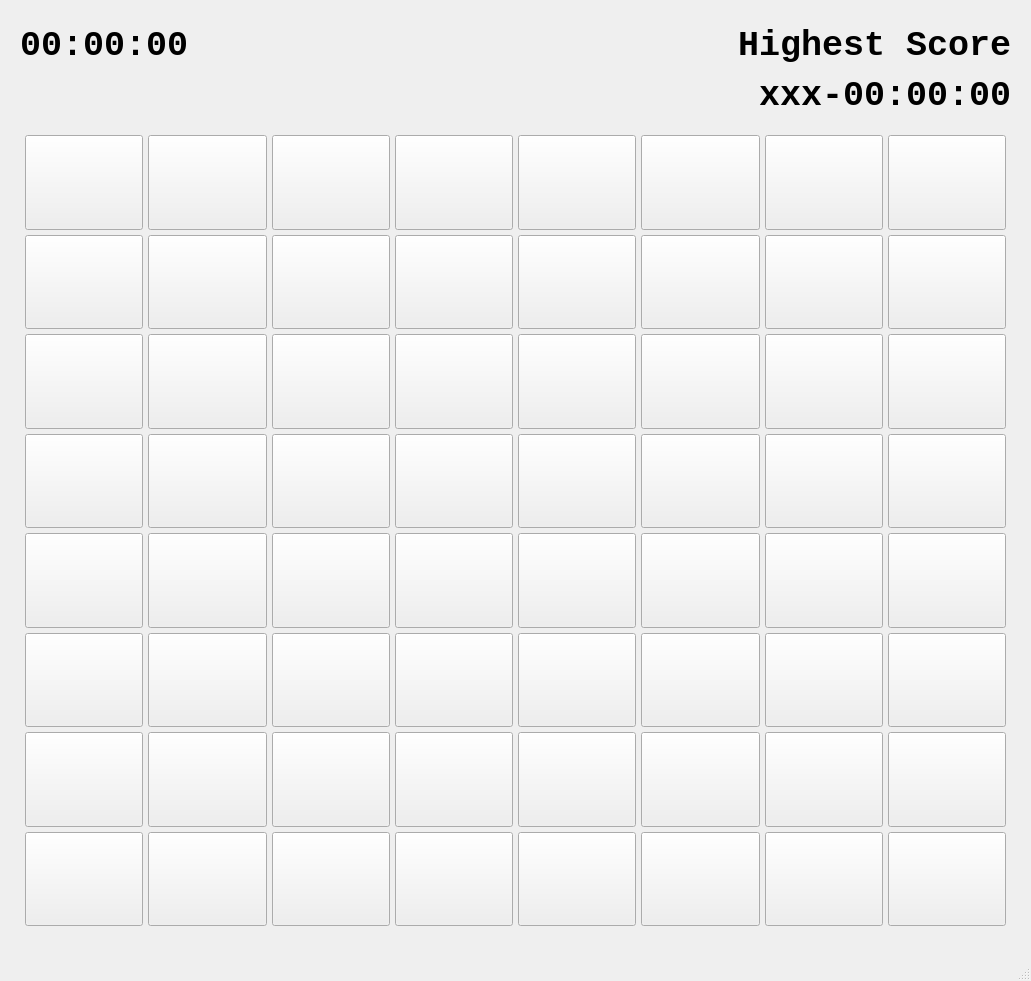
<?xml version="1.0" encoding="UTF-8"?>
<ui version="4.0">
 <class>HardWindow</class>
 <widget class="QMainWindow" name="HardWindow">
  <property name="geometry">
   <rect>
    <x>0</x>
    <y>0</y>
    <width>1031</width>
    <height>981</height>
   </rect>
  </property>
  <property name="minimumSize">
   <size>
    <width>1031</width>
    <height>981</height>
   </size>
  </property>
  <property name="maximumSize">
   <size>
    <width>1031</width>
    <height>981</height>
   </size>
  </property>
  <property name="windowTitle">
   <string>MainWindow</string>
  </property>
  <widget class="QWidget" name="centralwidget">
   <widget class="QWidget" name="gridLayoutWidget">
    <property name="geometry">
     <rect>
      <x>20</x>
      <y>130</y>
      <width>991</width>
      <height>801</height>
     </rect>
    </property>
    <layout class="QGridLayout" name="gridLayout">
     <property name="leftMargin">
      <number>5</number>
     </property>
     <property name="topMargin">
      <number>5</number>
     </property>
     <property name="rightMargin">
      <number>5</number>
     </property>
     <property name="bottomMargin">
      <number>5</number>
     </property>
     <property name="spacing">
      <number>5</number>
     </property>
     <item row="0" column="3">
      <widget class="QPushButton" name="pushButton_25">
       <property name="sizePolicy">
        <sizepolicy hsizetype="Minimum" vsizetype="Minimum">
         <horstretch>0</horstretch>
         <verstretch>0</verstretch>
        </sizepolicy>
       </property>
       <property name="text">
        <string/>
       </property>
      </widget>
     </item>
     <item row="2" column="3">
      <widget class="QPushButton" name="pushButton_27">
       <property name="sizePolicy">
        <sizepolicy hsizetype="Minimum" vsizetype="Minimum">
         <horstretch>0</horstretch>
         <verstretch>0</verstretch>
        </sizepolicy>
       </property>
       <property name="text">
        <string/>
       </property>
      </widget>
     </item>
     <item row="0" column="2">
      <widget class="QPushButton" name="pushButton_17">
       <property name="sizePolicy">
        <sizepolicy hsizetype="Minimum" vsizetype="Minimum">
         <horstretch>0</horstretch>
         <verstretch>0</verstretch>
        </sizepolicy>
       </property>
       <property name="text">
        <string/>
       </property>
      </widget>
     </item>
     <item row="1" column="6">
      <widget class="QPushButton" name="pushButton_50">
       <property name="sizePolicy">
        <sizepolicy hsizetype="Minimum" vsizetype="Minimum">
         <horstretch>0</horstretch>
         <verstretch>0</verstretch>
        </sizepolicy>
       </property>
       <property name="text">
        <string/>
       </property>
      </widget>
     </item>
     <item row="0" column="5">
      <widget class="QPushButton" name="pushButton_41">
       <property name="sizePolicy">
        <sizepolicy hsizetype="Minimum" vsizetype="Minimum">
         <horstretch>0</horstretch>
         <verstretch>0</verstretch>
        </sizepolicy>
       </property>
       <property name="text">
        <string/>
       </property>
      </widget>
     </item>
     <item row="2" column="0">
      <widget class="QPushButton" name="pushButton_3">
       <property name="sizePolicy">
        <sizepolicy hsizetype="Minimum" vsizetype="Minimum">
         <horstretch>0</horstretch>
         <verstretch>0</verstretch>
        </sizepolicy>
       </property>
       <property name="text">
        <string/>
       </property>
      </widget>
     </item>
     <item row="0" column="4">
      <widget class="QPushButton" name="pushButton_33">
       <property name="sizePolicy">
        <sizepolicy hsizetype="Minimum" vsizetype="Minimum">
         <horstretch>0</horstretch>
         <verstretch>0</verstretch>
        </sizepolicy>
       </property>
       <property name="text">
        <string/>
       </property>
      </widget>
     </item>
     <item row="7" column="0">
      <widget class="QPushButton" name="pushButton_8">
       <property name="sizePolicy">
        <sizepolicy hsizetype="Minimum" vsizetype="Minimum">
         <horstretch>0</horstretch>
         <verstretch>0</verstretch>
        </sizepolicy>
       </property>
       <property name="text">
        <string/>
       </property>
      </widget>
     </item>
     <item row="4" column="5">
      <widget class="QPushButton" name="pushButton_45">
       <property name="sizePolicy">
        <sizepolicy hsizetype="Minimum" vsizetype="Minimum">
         <horstretch>0</horstretch>
         <verstretch>0</verstretch>
        </sizepolicy>
       </property>
       <property name="text">
        <string/>
       </property>
      </widget>
     </item>
     <item row="2" column="5">
      <widget class="QPushButton" name="pushButton_43">
       <property name="sizePolicy">
        <sizepolicy hsizetype="Minimum" vsizetype="Minimum">
         <horstretch>0</horstretch>
         <verstretch>0</verstretch>
        </sizepolicy>
       </property>
       <property name="text">
        <string/>
       </property>
      </widget>
     </item>
     <item row="3" column="1">
      <widget class="QPushButton" name="pushButton_12">
       <property name="sizePolicy">
        <sizepolicy hsizetype="Minimum" vsizetype="Minimum">
         <horstretch>0</horstretch>
         <verstretch>0</verstretch>
        </sizepolicy>
       </property>
       <property name="text">
        <string/>
       </property>
      </widget>
     </item>
     <item row="3" column="3">
      <widget class="QPushButton" name="pushButton_28">
       <property name="sizePolicy">
        <sizepolicy hsizetype="Minimum" vsizetype="Minimum">
         <horstretch>0</horstretch>
         <verstretch>0</verstretch>
        </sizepolicy>
       </property>
       <property name="text">
        <string/>
       </property>
      </widget>
     </item>
     <item row="1" column="5">
      <widget class="QPushButton" name="pushButton_42">
       <property name="sizePolicy">
        <sizepolicy hsizetype="Minimum" vsizetype="Minimum">
         <horstretch>0</horstretch>
         <verstretch>0</verstretch>
        </sizepolicy>
       </property>
       <property name="text">
        <string/>
       </property>
      </widget>
     </item>
     <item row="6" column="6">
      <widget class="QPushButton" name="pushButton_55">
       <property name="sizePolicy">
        <sizepolicy hsizetype="Minimum" vsizetype="Minimum">
         <horstretch>0</horstretch>
         <verstretch>0</verstretch>
        </sizepolicy>
       </property>
       <property name="text">
        <string/>
       </property>
      </widget>
     </item>
     <item row="1" column="0">
      <widget class="QPushButton" name="pushButton_2">
       <property name="sizePolicy">
        <sizepolicy hsizetype="Minimum" vsizetype="Minimum">
         <horstretch>0</horstretch>
         <verstretch>0</verstretch>
        </sizepolicy>
       </property>
       <property name="text">
        <string/>
       </property>
      </widget>
     </item>
     <item row="2" column="1">
      <widget class="QPushButton" name="pushButton_11">
       <property name="sizePolicy">
        <sizepolicy hsizetype="Minimum" vsizetype="Minimum">
         <horstretch>0</horstretch>
         <verstretch>0</verstretch>
        </sizepolicy>
       </property>
       <property name="text">
        <string/>
       </property>
      </widget>
     </item>
     <item row="6" column="1">
      <widget class="QPushButton" name="pushButton_15">
       <property name="sizePolicy">
        <sizepolicy hsizetype="Minimum" vsizetype="Minimum">
         <horstretch>0</horstretch>
         <verstretch>0</verstretch>
        </sizepolicy>
       </property>
       <property name="text">
        <string/>
       </property>
      </widget>
     </item>
     <item row="0" column="1">
      <widget class="QPushButton" name="pushButton_9">
       <property name="sizePolicy">
        <sizepolicy hsizetype="Minimum" vsizetype="Minimum">
         <horstretch>0</horstretch>
         <verstretch>0</verstretch>
        </sizepolicy>
       </property>
       <property name="text">
        <string/>
       </property>
      </widget>
     </item>
     <item row="3" column="5">
      <widget class="QPushButton" name="pushButton_44">
       <property name="sizePolicy">
        <sizepolicy hsizetype="Minimum" vsizetype="Minimum">
         <horstretch>0</horstretch>
         <verstretch>0</verstretch>
        </sizepolicy>
       </property>
       <property name="text">
        <string/>
       </property>
      </widget>
     </item>
     <item row="2" column="4">
      <widget class="QPushButton" name="pushButton_35">
       <property name="sizePolicy">
        <sizepolicy hsizetype="Minimum" vsizetype="Minimum">
         <horstretch>0</horstretch>
         <verstretch>0</verstretch>
        </sizepolicy>
       </property>
       <property name="text">
        <string/>
       </property>
      </widget>
     </item>
     <item row="2" column="2">
      <widget class="QPushButton" name="pushButton_19">
       <property name="sizePolicy">
        <sizepolicy hsizetype="Minimum" vsizetype="Minimum">
         <horstretch>0</horstretch>
         <verstretch>0</verstretch>
        </sizepolicy>
       </property>
       <property name="text">
        <string/>
       </property>
      </widget>
     </item>
     <item row="6" column="2">
      <widget class="QPushButton" name="pushButton_23">
       <property name="sizePolicy">
        <sizepolicy hsizetype="Minimum" vsizetype="Minimum">
         <horstretch>0</horstretch>
         <verstretch>0</verstretch>
        </sizepolicy>
       </property>
       <property name="text">
        <string/>
       </property>
      </widget>
     </item>
     <item row="7" column="4">
      <widget class="QPushButton" name="pushButton_40">
       <property name="sizePolicy">
        <sizepolicy hsizetype="Minimum" vsizetype="Minimum">
         <horstretch>0</horstretch>
         <verstretch>0</verstretch>
        </sizepolicy>
       </property>
       <property name="text">
        <string/>
       </property>
      </widget>
     </item>
     <item row="5" column="4">
      <widget class="QPushButton" name="pushButton_38">
       <property name="sizePolicy">
        <sizepolicy hsizetype="Minimum" vsizetype="Minimum">
         <horstretch>0</horstretch>
         <verstretch>0</verstretch>
        </sizepolicy>
       </property>
       <property name="text">
        <string/>
       </property>
      </widget>
     </item>
     <item row="3" column="6">
      <widget class="QPushButton" name="pushButton_52">
       <property name="sizePolicy">
        <sizepolicy hsizetype="Minimum" vsizetype="Minimum">
         <horstretch>0</horstretch>
         <verstretch>0</verstretch>
        </sizepolicy>
       </property>
       <property name="text">
        <string/>
       </property>
      </widget>
     </item>
     <item row="4" column="1">
      <widget class="QPushButton" name="pushButton_13">
       <property name="sizePolicy">
        <sizepolicy hsizetype="Minimum" vsizetype="Minimum">
         <horstretch>0</horstretch>
         <verstretch>0</verstretch>
        </sizepolicy>
       </property>
       <property name="text">
        <string/>
       </property>
      </widget>
     </item>
     <item row="5" column="5">
      <widget class="QPushButton" name="pushButton_46">
       <property name="sizePolicy">
        <sizepolicy hsizetype="Minimum" vsizetype="Minimum">
         <horstretch>0</horstretch>
         <verstretch>0</verstretch>
        </sizepolicy>
       </property>
       <property name="text">
        <string/>
       </property>
      </widget>
     </item>
     <item row="7" column="1">
      <widget class="QPushButton" name="pushButton_16">
       <property name="sizePolicy">
        <sizepolicy hsizetype="Minimum" vsizetype="Minimum">
         <horstretch>0</horstretch>
         <verstretch>0</verstretch>
        </sizepolicy>
       </property>
       <property name="text">
        <string/>
       </property>
      </widget>
     </item>
     <item row="5" column="0">
      <widget class="QPushButton" name="pushButton_6">
       <property name="sizePolicy">
        <sizepolicy hsizetype="Minimum" vsizetype="Minimum">
         <horstretch>0</horstretch>
         <verstretch>0</verstretch>
        </sizepolicy>
       </property>
       <property name="text">
        <string/>
       </property>
      </widget>
     </item>
     <item row="7" column="3">
      <widget class="QPushButton" name="pushButton_32">
       <property name="sizePolicy">
        <sizepolicy hsizetype="Minimum" vsizetype="Minimum">
         <horstretch>0</horstretch>
         <verstretch>0</verstretch>
        </sizepolicy>
       </property>
       <property name="text">
        <string/>
       </property>
      </widget>
     </item>
     <item row="2" column="6">
      <widget class="QPushButton" name="pushButton_51">
       <property name="sizePolicy">
        <sizepolicy hsizetype="Minimum" vsizetype="Minimum">
         <horstretch>0</horstretch>
         <verstretch>0</verstretch>
        </sizepolicy>
       </property>
       <property name="text">
        <string/>
       </property>
      </widget>
     </item>
     <item row="7" column="6">
      <widget class="QPushButton" name="pushButton_56">
       <property name="sizePolicy">
        <sizepolicy hsizetype="Minimum" vsizetype="Minimum">
         <horstretch>0</horstretch>
         <verstretch>0</verstretch>
        </sizepolicy>
       </property>
       <property name="text">
        <string/>
       </property>
      </widget>
     </item>
     <item row="4" column="0">
      <widget class="QPushButton" name="pushButton_5">
       <property name="sizePolicy">
        <sizepolicy hsizetype="Minimum" vsizetype="Minimum">
         <horstretch>0</horstretch>
         <verstretch>0</verstretch>
        </sizepolicy>
       </property>
       <property name="text">
        <string/>
       </property>
      </widget>
     </item>
     <item row="5" column="1">
      <widget class="QPushButton" name="pushButton_14">
       <property name="sizePolicy">
        <sizepolicy hsizetype="Minimum" vsizetype="Minimum">
         <horstretch>0</horstretch>
         <verstretch>0</verstretch>
        </sizepolicy>
       </property>
       <property name="text">
        <string/>
       </property>
      </widget>
     </item>
     <item row="3" column="2">
      <widget class="QPushButton" name="pushButton_20">
       <property name="sizePolicy">
        <sizepolicy hsizetype="Minimum" vsizetype="Minimum">
         <horstretch>0</horstretch>
         <verstretch>0</verstretch>
        </sizepolicy>
       </property>
       <property name="text">
        <string/>
       </property>
      </widget>
     </item>
     <item row="1" column="3">
      <widget class="QPushButton" name="pushButton_26">
       <property name="sizePolicy">
        <sizepolicy hsizetype="Minimum" vsizetype="Minimum">
         <horstretch>0</horstretch>
         <verstretch>0</verstretch>
        </sizepolicy>
       </property>
       <property name="text">
        <string/>
       </property>
      </widget>
     </item>
     <item row="6" column="5">
      <widget class="QPushButton" name="pushButton_47">
       <property name="sizePolicy">
        <sizepolicy hsizetype="Minimum" vsizetype="Minimum">
         <horstretch>0</horstretch>
         <verstretch>0</verstretch>
        </sizepolicy>
       </property>
       <property name="text">
        <string/>
       </property>
      </widget>
     </item>
     <item row="5" column="3">
      <widget class="QPushButton" name="pushButton_30">
       <property name="sizePolicy">
        <sizepolicy hsizetype="Minimum" vsizetype="Minimum">
         <horstretch>0</horstretch>
         <verstretch>0</verstretch>
        </sizepolicy>
       </property>
       <property name="text">
        <string/>
       </property>
      </widget>
     </item>
     <item row="5" column="6">
      <widget class="QPushButton" name="pushButton_54">
       <property name="sizePolicy">
        <sizepolicy hsizetype="Minimum" vsizetype="Minimum">
         <horstretch>0</horstretch>
         <verstretch>0</verstretch>
        </sizepolicy>
       </property>
       <property name="text">
        <string/>
       </property>
      </widget>
     </item>
     <item row="1" column="4">
      <widget class="QPushButton" name="pushButton_34">
       <property name="sizePolicy">
        <sizepolicy hsizetype="Minimum" vsizetype="Minimum">
         <horstretch>0</horstretch>
         <verstretch>0</verstretch>
        </sizepolicy>
       </property>
       <property name="text">
        <string/>
       </property>
      </widget>
     </item>
     <item row="4" column="4">
      <widget class="QPushButton" name="pushButton_37">
       <property name="sizePolicy">
        <sizepolicy hsizetype="Minimum" vsizetype="Minimum">
         <horstretch>0</horstretch>
         <verstretch>0</verstretch>
        </sizepolicy>
       </property>
       <property name="text">
        <string/>
       </property>
      </widget>
     </item>
     <item row="3" column="0">
      <widget class="QPushButton" name="pushButton_4">
       <property name="sizePolicy">
        <sizepolicy hsizetype="Minimum" vsizetype="Minimum">
         <horstretch>0</horstretch>
         <verstretch>0</verstretch>
        </sizepolicy>
       </property>
       <property name="text">
        <string/>
       </property>
      </widget>
     </item>
     <item row="4" column="3">
      <widget class="QPushButton" name="pushButton_29">
       <property name="sizePolicy">
        <sizepolicy hsizetype="Minimum" vsizetype="Minimum">
         <horstretch>0</horstretch>
         <verstretch>0</verstretch>
        </sizepolicy>
       </property>
       <property name="text">
        <string/>
       </property>
      </widget>
     </item>
     <item row="6" column="4">
      <widget class="QPushButton" name="pushButton_39">
       <property name="sizePolicy">
        <sizepolicy hsizetype="Minimum" vsizetype="Minimum">
         <horstretch>0</horstretch>
         <verstretch>0</verstretch>
        </sizepolicy>
       </property>
       <property name="text">
        <string/>
       </property>
      </widget>
     </item>
     <item row="6" column="0">
      <widget class="QPushButton" name="pushButton_7">
       <property name="sizePolicy">
        <sizepolicy hsizetype="Minimum" vsizetype="Minimum">
         <horstretch>0</horstretch>
         <verstretch>0</verstretch>
        </sizepolicy>
       </property>
       <property name="text">
        <string/>
       </property>
      </widget>
     </item>
     <item row="4" column="6">
      <widget class="QPushButton" name="pushButton_53">
       <property name="sizePolicy">
        <sizepolicy hsizetype="Minimum" vsizetype="Minimum">
         <horstretch>0</horstretch>
         <verstretch>0</verstretch>
        </sizepolicy>
       </property>
       <property name="text">
        <string/>
       </property>
      </widget>
     </item>
     <item row="1" column="2">
      <widget class="QPushButton" name="pushButton_18">
       <property name="sizePolicy">
        <sizepolicy hsizetype="Minimum" vsizetype="Minimum">
         <horstretch>0</horstretch>
         <verstretch>0</verstretch>
        </sizepolicy>
       </property>
       <property name="text">
        <string/>
       </property>
      </widget>
     </item>
     <item row="6" column="3">
      <widget class="QPushButton" name="pushButton_31">
       <property name="sizePolicy">
        <sizepolicy hsizetype="Minimum" vsizetype="Minimum">
         <horstretch>0</horstretch>
         <verstretch>0</verstretch>
        </sizepolicy>
       </property>
       <property name="text">
        <string/>
       </property>
      </widget>
     </item>
     <item row="7" column="2">
      <widget class="QPushButton" name="pushButton_24">
       <property name="sizePolicy">
        <sizepolicy hsizetype="Minimum" vsizetype="Minimum">
         <horstretch>0</horstretch>
         <verstretch>0</verstretch>
        </sizepolicy>
       </property>
       <property name="text">
        <string/>
       </property>
      </widget>
     </item>
     <item row="7" column="5">
      <widget class="QPushButton" name="pushButton_48">
       <property name="sizePolicy">
        <sizepolicy hsizetype="Minimum" vsizetype="Minimum">
         <horstretch>0</horstretch>
         <verstretch>0</verstretch>
        </sizepolicy>
       </property>
       <property name="text">
        <string/>
       </property>
      </widget>
     </item>
     <item row="1" column="1">
      <widget class="QPushButton" name="pushButton_10">
       <property name="sizePolicy">
        <sizepolicy hsizetype="Minimum" vsizetype="Minimum">
         <horstretch>0</horstretch>
         <verstretch>0</verstretch>
        </sizepolicy>
       </property>
       <property name="text">
        <string/>
       </property>
      </widget>
     </item>
     <item row="5" column="2">
      <widget class="QPushButton" name="pushButton_22">
       <property name="sizePolicy">
        <sizepolicy hsizetype="Minimum" vsizetype="Minimum">
         <horstretch>0</horstretch>
         <verstretch>0</verstretch>
        </sizepolicy>
       </property>
       <property name="text">
        <string/>
       </property>
      </widget>
     </item>
     <item row="3" column="4">
      <widget class="QPushButton" name="pushButton_36">
       <property name="sizePolicy">
        <sizepolicy hsizetype="Minimum" vsizetype="Minimum">
         <horstretch>0</horstretch>
         <verstretch>0</verstretch>
        </sizepolicy>
       </property>
       <property name="text">
        <string/>
       </property>
      </widget>
     </item>
     <item row="0" column="6">
      <widget class="QPushButton" name="pushButton_49">
       <property name="sizePolicy">
        <sizepolicy hsizetype="Minimum" vsizetype="Minimum">
         <horstretch>0</horstretch>
         <verstretch>0</verstretch>
        </sizepolicy>
       </property>
       <property name="text">
        <string/>
       </property>
      </widget>
     </item>
     <item row="0" column="0">
      <widget class="QPushButton" name="pushButton_1">
       <property name="sizePolicy">
        <sizepolicy hsizetype="Minimum" vsizetype="Minimum">
         <horstretch>0</horstretch>
         <verstretch>0</verstretch>
        </sizepolicy>
       </property>
       <property name="text">
        <string/>
       </property>
      </widget>
     </item>
     <item row="4" column="2">
      <widget class="QPushButton" name="pushButton_21">
       <property name="sizePolicy">
        <sizepolicy hsizetype="Minimum" vsizetype="Minimum">
         <horstretch>0</horstretch>
         <verstretch>0</verstretch>
        </sizepolicy>
       </property>
       <property name="text">
        <string/>
       </property>
      </widget>
     </item>
     <item row="0" column="7">
      <widget class="QPushButton" name="pushButton_57">
       <property name="sizePolicy">
        <sizepolicy hsizetype="Minimum" vsizetype="Minimum">
         <horstretch>0</horstretch>
         <verstretch>0</verstretch>
        </sizepolicy>
       </property>
       <property name="text">
        <string/>
       </property>
      </widget>
     </item>
     <item row="1" column="7">
      <widget class="QPushButton" name="pushButton_58">
       <property name="sizePolicy">
        <sizepolicy hsizetype="Minimum" vsizetype="Minimum">
         <horstretch>0</horstretch>
         <verstretch>0</verstretch>
        </sizepolicy>
       </property>
       <property name="text">
        <string/>
       </property>
      </widget>
     </item>
     <item row="2" column="7">
      <widget class="QPushButton" name="pushButton_59">
       <property name="sizePolicy">
        <sizepolicy hsizetype="Minimum" vsizetype="Minimum">
         <horstretch>0</horstretch>
         <verstretch>0</verstretch>
        </sizepolicy>
       </property>
       <property name="text">
        <string/>
       </property>
      </widget>
     </item>
     <item row="3" column="7">
      <widget class="QPushButton" name="pushButton_60">
       <property name="sizePolicy">
        <sizepolicy hsizetype="Minimum" vsizetype="Minimum">
         <horstretch>0</horstretch>
         <verstretch>0</verstretch>
        </sizepolicy>
       </property>
       <property name="text">
        <string/>
       </property>
      </widget>
     </item>
     <item row="4" column="7">
      <widget class="QPushButton" name="pushButton_61">
       <property name="sizePolicy">
        <sizepolicy hsizetype="Minimum" vsizetype="Minimum">
         <horstretch>0</horstretch>
         <verstretch>0</verstretch>
        </sizepolicy>
       </property>
       <property name="text">
        <string/>
       </property>
      </widget>
     </item>
     <item row="5" column="7">
      <widget class="QPushButton" name="pushButton_62">
       <property name="sizePolicy">
        <sizepolicy hsizetype="Minimum" vsizetype="Minimum">
         <horstretch>0</horstretch>
         <verstretch>0</verstretch>
        </sizepolicy>
       </property>
       <property name="text">
        <string/>
       </property>
      </widget>
     </item>
     <item row="6" column="7">
      <widget class="QPushButton" name="pushButton_63">
       <property name="sizePolicy">
        <sizepolicy hsizetype="Minimum" vsizetype="Minimum">
         <horstretch>0</horstretch>
         <verstretch>0</verstretch>
        </sizepolicy>
       </property>
       <property name="text">
        <string/>
       </property>
      </widget>
     </item>
     <item row="7" column="7">
      <widget class="QPushButton" name="pushButton_64">
       <property name="sizePolicy">
        <sizepolicy hsizetype="Minimum" vsizetype="Minimum">
         <horstretch>0</horstretch>
         <verstretch>0</verstretch>
        </sizepolicy>
       </property>
       <property name="text">
        <string/>
       </property>
      </widget>
     </item>
    </layout>
   </widget>
   <widget class="QLabel" name="highestScoreLabel">
    <property name="geometry">
     <rect>
      <x>660</x>
      <y>20</y>
      <width>351</width>
      <height>51</height>
     </rect>
    </property>
    <property name="font">
     <font>
      <family>Courier New</family>
      <pointsize>26</pointsize>
      <weight>75</weight>
      <bold>true</bold>
     </font>
    </property>
    <property name="text">
     <string>Highest Score</string>
    </property>
    <property name="alignment">
     <set>Qt::AlignRight|Qt::AlignTrailing|Qt::AlignVCenter</set>
    </property>
   </widget>
   <widget class="QLabel" name="topScore">
    <property name="geometry">
     <rect>
      <x>20</x>
      <y>70</y>
      <width>991</width>
      <height>51</height>
     </rect>
    </property>
    <property name="font">
     <font>
      <family>Courier New</family>
      <pointsize>26</pointsize>
      <weight>75</weight>
      <bold>true</bold>
     </font>
    </property>
    <property name="text">
     <string>xxx-00:00:00</string>
    </property>
    <property name="alignment">
     <set>Qt::AlignRight|Qt::AlignTrailing|Qt::AlignVCenter</set>
    </property>
   </widget>
   <widget class="QLabel" name="timer">
    <property name="geometry">
     <rect>
      <x>20</x>
      <y>20</y>
      <width>211</width>
      <height>51</height>
     </rect>
    </property>
    <property name="font">
     <font>
      <family>Courier New</family>
      <pointsize>26</pointsize>
      <weight>75</weight>
      <bold>true</bold>
     </font>
    </property>
    <property name="text">
     <string>00:00:00</string>
    </property>
   </widget>
  </widget>
  <widget class="QMenuBar" name="menubar">
   <property name="geometry">
    <rect>
     <x>0</x>
     <y>0</y>
     <width>1031</width>
     <height>26</height>
    </rect>
   </property>
  </widget>
  <widget class="QStatusBar" name="statusbar"/>
 </widget>
 <resources/>
 <connections/>
</ui>
